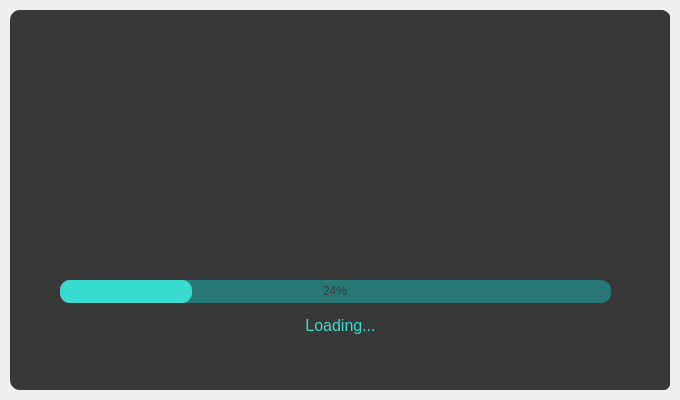
<?xml version="1.0" encoding="UTF-8"?>
<ui version="4.0">
 <class>i_main_container</class>
 <widget class="QMainWindow" name="i_main_container">
  <property name="geometry">
   <rect>
    <x>0</x>
    <y>0</y>
    <width>680</width>
    <height>400</height>
   </rect>
  </property>
  <property name="windowTitle">
   <string>MainWindow</string>
  </property>
  <widget class="QWidget" name="centralwidget">
   <layout class="QVBoxLayout" name="verticalLayout">
    <property name="spacing">
     <number>0</number>
    </property>
    <property name="leftMargin">
     <number>10</number>
    </property>
    <property name="topMargin">
     <number>10</number>
    </property>
    <property name="rightMargin">
     <number>10</number>
    </property>
    <property name="bottomMargin">
     <number>10</number>
    </property>
    <item>
     <widget class="QFrame" name="frame">
      <property name="font">
       <font>
        <family>Segoe UI</family>
        <pointsize>40</pointsize>
       </font>
      </property>
      <property name="styleSheet">
       <string notr="true">QFrame{
	
	background-color: rgb(56, 56, 56);
	color: rgb(220, 220, 220);
	border-radius:10px
}</string>
      </property>
      <property name="frameShape">
       <enum>QFrame::StyledPanel</enum>
      </property>
      <property name="frameShadow">
       <enum>QFrame::Raised</enum>
      </property>
      <widget class="QProgressBar" name="i_progress_bar">
       <property name="geometry">
        <rect>
         <x>50</x>
         <y>270</y>
         <width>551</width>
         <height>23</height>
        </rect>
       </property>
       <property name="styleSheet">
        <string notr="true">QProgressBar{
	background-color:rgb(40, 120, 120);
	color: rgb(49, 147, 147);
	color: rgb(56, 56, 56);
	border-style:none;
	border-radius:10px;
	text-align:center;
}
QProgressBar::chunk{
	border-radius:10px; 
	background-color: qlineargradient(spread:pad, x1:0, y1:0.488591, x2:0.989474, y2:0.54, stop:0 #38DBD0, stop:1#38DBD0);
}</string>
       </property>
       <property name="value">
        <number>24</number>
       </property>
      </widget>
      <widget class="QLabel" name="i_loading">
       <property name="geometry">
        <rect>
         <x>120</x>
         <y>300</y>
         <width>421</width>
         <height>31</height>
        </rect>
       </property>
       <property name="font">
        <font>
         <family>Segoe UI</family>
         <pointsize>12</pointsize>
        </font>
       </property>
       <property name="styleSheet">
        <string notr="true">color: #38DBD0;</string>
       </property>
       <property name="text">
        <string>&lt;html&gt;&lt;head/&gt;&lt;body&gt;&lt;p&gt;Loading...&lt;/p&gt;&lt;/body&gt;&lt;/html&gt;</string>
       </property>
       <property name="alignment">
        <set>Qt::AlignCenter</set>
       </property>
      </widget>
      <widget class="QLabel" name="i_background">
       <property name="geometry">
        <rect>
         <x>10</x>
         <y>0</y>
         <width>651</width>
         <height>381</height>
        </rect>
       </property>
       <property name="text">
        <string/>
       </property>
       <property name="pixmap">
        <pixmap>../images/Background.png</pixmap>
       </property>
      </widget>
      <widget class="QLabel" name="i_logo">
       <property name="geometry">
        <rect>
         <x>220</x>
         <y>50</y>
         <width>221</width>
         <height>211</height>
        </rect>
       </property>
       <property name="text">
        <string/>
       </property>
       <property name="pixmap">
        <pixmap>../images/SAQER1.png</pixmap>
       </property>
       <property name="scaledContents">
        <bool>true</bool>
       </property>
      </widget>
      <zorder>i_background</zorder>
      <zorder>i_progress_bar</zorder>
      <zorder>i_loading</zorder>
      <zorder>i_logo</zorder>
     </widget>
    </item>
   </layout>
  </widget>
 </widget>
 <resources/>
 <connections/>
</ui>
